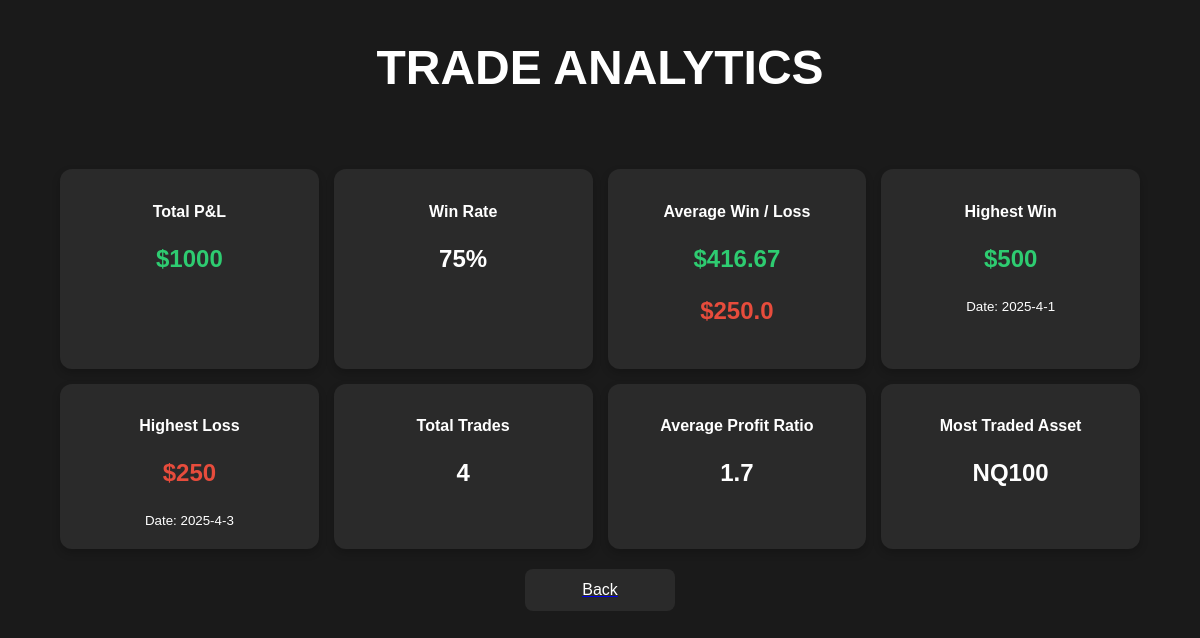
The app's page /analytics (signed in) with its own data.
### tables this page shows
CREATE TABLE Trades(                date DATE ,                symbol TEXT,                buy_sell TEXT,                win_loss TEXT,                pnl INTEGER,                risk INTEGER,                confidence TEXT,                description TEXT,                trade_id INTEGER PRIMARY KEY,                user_id INTEGER );

### main.py (the view)
@app.route("/analytics")
def stats ():
    user_id = session["user_id"]
    wins = execute_sql("SELECT COUNT(*) FROM Trades Where user_id = ? AND win_loss = 'win' " , (user_id,))
    losses = execute_sql("SELECT COUNT(*) FROM Trades Where user_id = ? AND win_loss = 'loss' " , (user_id,))
    if wins[0][0] > 0 and losses[0][0] > 0:
        trade_amount = execute_sql("SELECT COUNT(*) FROM Trades Where user_id = ?  " , (user_id,))
        win_rate = round(wins[0][0]/trade_amount[0][0] * 100)
        highest_win = execute_sql("SELECT pnl , date FROM Trades WHERE win_loss = 'win' AND user_id = ? ORDER BY pnl DESC LIMIT 1  " , (user_id,))
        highest_loss = execute_sql("SELECT pnl , date FROM Trades WHERE win_loss = 'loss' AND user_id = ? ORDER BY pnl DESC LIMIT 1  " , (user_id,))
        total_pnl = execute_sql("SELECT COALESCE((SELECT SUM(pnl) FROM Trades WHERE win_loss = 'win' AND user_id = ?), 0) - ""COALESCE((SELECT SUM(pnl) FROM Trades WHERE win_loss = 'loss' AND user_id = ?), 0)",(user_id, user_id))
        average_win = execute_sql("SELECT AVG(pnl) FROM Trades WHERE win_loss = 'win' AND user_id = ? " , (user_id,))
        average_loss = execute_sql("SELECT AVG(pnl) FROM Trades WHERE win_loss = 'loss' AND user_id = ? " , (user_id,))
        win_loss_ratio = round( average_win[0][0] / average_loss[0][0] ,1)
        most_traded = execute_sql("SELECT symbol, COUNT(symbol) AS  symbol_count FROM Trades WHERE user_id = ? GROUP BY symbol ORDER BY symbol_count DESC LIMIT 1" , (user_id,))
        return render_template("analytics.html" ,win_rate = win_rate ,trade_amount = trade_amount[0][0] , highest_win = highest_win[0][0] , highest_win_date = highest_win[0][1] , highest_loss = highest_loss[0][0] ,highest_loss_date = highest_loss[0][1] , total_pnl = total_pnl[0][0] , average_win = round(average_win[0][0],2), average_loss =round( average_loss[0][0],2) ,win_loss_ratio = win_loss_ratio ,most_traded = most_traded[0][0])
    else:
        return render_template("error.html", message = "Not Enough Trades For Analytics .Minimum : 1 Win & 1 Loss .")

### main.py (called while the page is built)
def execute_sql(cmd , vals=None):
    conn = sqlite3.connect("main.db")
    cursor = conn.cursor()
    if vals:
        cursor.execute(cmd , vals)
    else:
        cursor.execute(cmd)
    res = cursor.fetchall()
    conn.commit()
    conn.close()
    return res

### templates/analytics.html (shortened to what this page needs)
<!DOCTYPE html>
<html lang="en">
<head>
    <link rel="stylesheet" href="{{ url_for('static', filename='style_analytics.css') }}">
</head>
<body>
    <h1 class="page-title">Trade Analytics</h1>
    <div class="dashboard">
        <div class="grid">
            <div class="stat-box">
                <h2>Total P&L</h2>
                <p class="{% if total_pnl < 0 %}negative{% else %}positive{% endif %}">${{ total_pnl }}</p>
            </div>
            <div class="stat-box">
                <h2>Win Rate</h2>
                <p>{{ win_rate }}%</p>
            </div>
            <div class="stat-box">
                <h2>Average Win / Loss</h2>
                <p class="win">${{ average_win }}</p>
                <p class="loss">${{ average_loss }}</p>
            </div>
            <div class="stat-box">
                <h2>Highest Win</h2>
                <p class="win">${{ highest_win }}</p>
                <small>Date: {{ highest_win_date }}</small>
            </div>
            <div class="stat-box">
                <h2>Highest Loss</h2>
                <p class="loss">${{ highest_loss }}</p>
                <small>Date: {{ highest_loss_date }}</small>
            </div>
            <div class="stat-box">
                <h2>Total Trades</h2>
                <p>{{ trade_amount }}</p>
            </div>
            <div class="stat-box">
                <h2>Average Profit Ratio</h2>
                <p>{{ win_loss_ratio }}</p>
            </div>
            <div class="stat-box">
                <h2>Most Traded Asset</h2>
                <p>{{ most_traded }}</p>
            </div>
        </div>
        <a href="/home"><button class="back-button">Back</button></a>
    </div>
</body>
</html>

### static/style_analytics.css (style rules this page uses)
body { font-family: Arial, sans-serif; background-color: #1a1a1a; color: white; margin: 0; padding: 0; display: flex; align-items: center; justify-content: center; height: 100vh; }
.dashboard { width: 90%; max-width: 1200px; }
.grid { display: grid; grid-template-columns: repeat(auto-fit, minmax(250px, 1fr)); gap: 15px; }
.stat-box { background: #2a2a2a; padding: 20px; border-radius: 12px; text-align: center; box-shadow: 0 4px 8px rgba(0, 0, 0, 0.2); }
.stat-box h2 { font-size: 16px; }
p { font-size: 24px; font-weight: bold; }
.win { color: #2ecc71; }
.loss { color: #e74c3c; }
.positive { color: #2ecc71; }
.back-button { display: block; width: 150px; margin: 20px auto; padding: 12px; background-color: #2a2a2a; border: none; border-radius: 8px; color: white; font-size: 16px; cursor: pointer; }
.page-title { text-align: center; font-size: 48px; font-weight: bold; margin-top: 20px; margin-bottom: 30px; text-transform: uppercase; position: absolute; top: 20px; left: 50%; transform: translateX(-50%); }

### records on screen
Trades: pnl "500", date "2025-4-1"
Trades: date "2025-4-3"

### other values on screen
{{ total_pnl }} "1000"
{{ win_rate }} "75"
{{ average_win }} "416.67"
{{ average_loss }} "250.0"
{{ highest_loss }} "250"
{{ trade_amount }} "4"
{{ win_loss_ratio }} "1.7"
{{ most_traded }} "NQ100"
